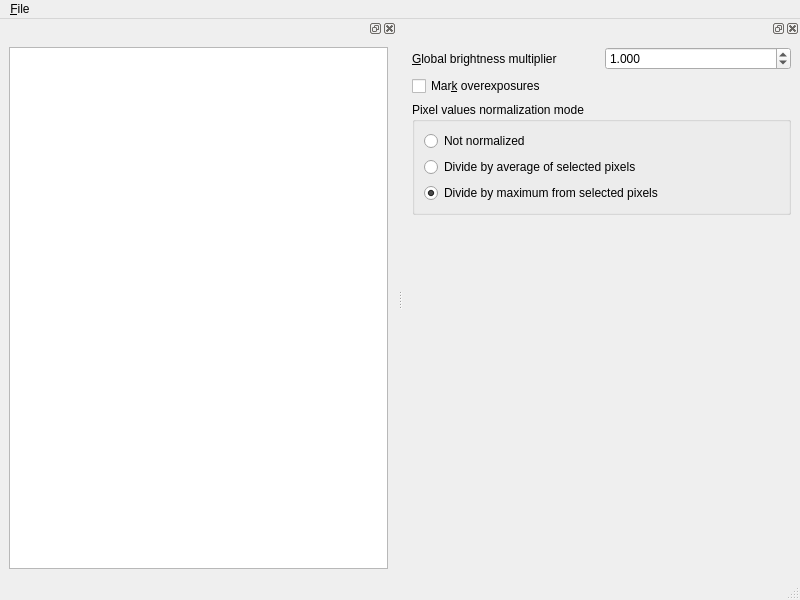
<?xml version="1.0" encoding="UTF-8"?>
<ui version="4.0">
 <class>MainWindow</class>
 <widget class="QMainWindow" name="MainWindow">
  <property name="geometry">
   <rect>
    <x>0</x>
    <y>0</y>
    <width>800</width>
    <height>600</height>
   </rect>
  </property>
  <property name="windowTitle">
   <string>MainWindow</string>
  </property>
  <widget class="QMenuBar" name="menubar">
   <property name="geometry">
    <rect>
     <x>0</x>
     <y>0</y>
     <width>800</width>
     <height>17</height>
    </rect>
   </property>
   <widget class="QMenu" name="menu_File">
    <property name="title">
     <string>&amp;File</string>
    </property>
    <addaction name="action_Open_directory"/>
    <addaction name="action_Quit"/>
   </widget>
   <addaction name="menu_File"/>
  </widget>
  <widget class="QStatusBar" name="statusbar"/>
  <widget class="QDockWidget" name="filesDock">
   <attribute name="dockWidgetArea">
    <number>1</number>
   </attribute>
   <widget class="QWidget" name="filesDockLayout">
    <layout class="QVBoxLayout" name="verticalLayout">
     <item>
      <widget class="QTreeView" name="treeView"/>
     </item>
    </layout>
   </widget>
  </widget>
  <widget class="QDockWidget" name="settingsDock">
   <attribute name="dockWidgetArea">
    <number>2</number>
   </attribute>
   <widget class="QWidget" name="settingsDockLayout">
    <layout class="QGridLayout" name="gridLayout">
     <item row="0" column="0">
      <widget class="QLabel" name="label">
       <property name="text">
        <string>&amp;Global brightness multiplier</string>
       </property>
       <property name="buddy">
        <cstring>globalBrightnessMultiplier</cstring>
       </property>
      </widget>
     </item>
     <item row="0" column="1">
      <widget class="QDoubleSpinBox" name="globalBrightnessMultiplier">
       <property name="decimals">
        <number>3</number>
       </property>
       <property name="minimum">
        <double>0.001000000000000</double>
       </property>
       <property name="maximum">
        <double>999.990000000000009</double>
       </property>
       <property name="singleStep">
        <double>0.100000000000000</double>
       </property>
       <property name="value">
        <double>1.000000000000000</double>
       </property>
      </widget>
     </item>
     <item row="1" column="0">
      <widget class="QCheckBox" name="markOverexposuresCB">
       <property name="text">
        <string>Mar&amp;k overexposures</string>
       </property>
      </widget>
     </item>
     <item row="3" column="0">
      <spacer name="verticalSpacer">
       <property name="orientation">
        <enum>Qt::Vertical</enum>
       </property>
       <property name="sizeHint" stdset="0">
        <size>
         <width>20</width>
         <height>40</height>
        </size>
       </property>
      </spacer>
     </item>
     <item row="2" column="0" colspan="2">
      <widget class="QGroupBox" name="groupBox">
       <property name="title">
        <string>Pixel values normalization mode</string>
       </property>
       <layout class="QVBoxLayout" name="verticalLayout_2">
        <item>
         <widget class="QRadioButton" name="divideByOneRB">
          <property name="text">
           <string>Not normalized</string>
          </property>
          <property name="checked">
           <bool>false</bool>
          </property>
         </widget>
        </item>
        <item>
         <widget class="QRadioButton" name="divideByAverageRB">
          <property name="text">
           <string>Divide by average of selected pixels</string>
          </property>
         </widget>
        </item>
        <item>
         <widget class="QRadioButton" name="divideByMaxRB">
          <property name="text">
           <string>Divide by maximum from selected pixels</string>
          </property>
          <property name="checked">
           <bool>true</bool>
          </property>
         </widget>
        </item>
       </layout>
      </widget>
     </item>
    </layout>
   </widget>
  </widget>
  <action name="action_Open_directory">
   <property name="text">
    <string>&amp;Open directory...</string>
   </property>
   <property name="shortcut">
    <string>Ctrl+O</string>
   </property>
  </action>
  <action name="action_Quit">
   <property name="text">
    <string>&amp;Quit</string>
   </property>
   <property name="shortcut">
    <string>Ctrl+Q</string>
   </property>
  </action>
 </widget>
 <resources/>
 <connections/>
</ui>
